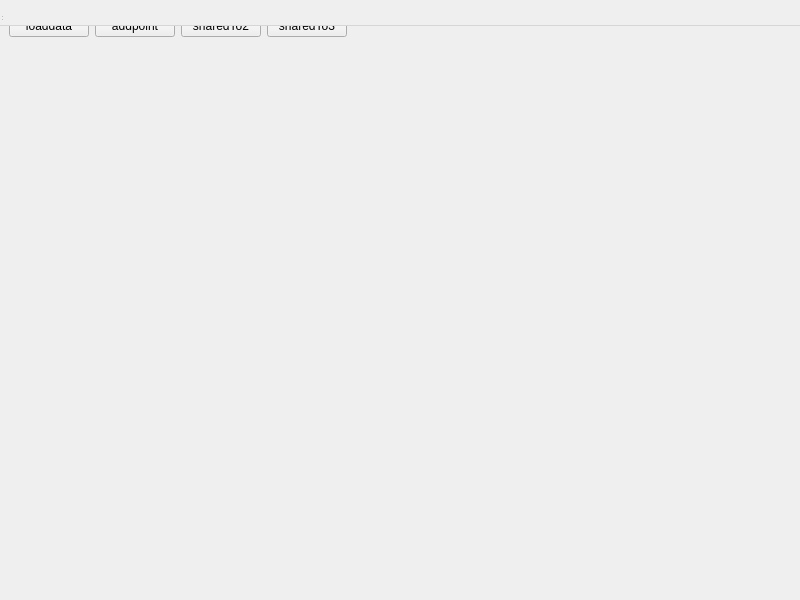
<?xml version="1.0" encoding="UTF-8"?>
<ui version="4.0">
 <class>MainWindow</class>
 <widget class="QWidget" name="MainWindow">
  <property name="geometry">
   <rect>
    <x>0</x>
    <y>0</y>
    <width>800</width>
    <height>600</height>
   </rect>
  </property>
  <property name="windowTitle">
   <string>MainWindow</string>
  </property>
  <widget class="QWidget" name="centralwidget">
   <layout class="QVBoxLayout" name="verticalLayout" stretch="10,1">
    <item>
     <widget class="QWidget" name="widget" native="true"/>
    </item>
    <item>
     <widget class="QWidget" name="widget_2" native="true">
      <layout class="QHBoxLayout" name="horizontalLayout">
       <item>
        <widget class="QPushButton" name="pushButton_loaddata">
         <property name="text">
          <string>loaddata</string>
         </property>
        </widget>
       </item>
       <item>
        <widget class="QPushButton" name="pushButton_addpoint">
         <property name="text">
          <string>addpoint</string>
         </property>
        </widget>
       </item>
       <item>
        <widget class="QPushButton" name="pushButton_sharedTo2">
         <property name="text">
          <string>sharedTo2</string>
         </property>
        </widget>
       </item>
       <item>
        <widget class="QPushButton" name="pushButton_sharedTo3">
         <property name="text">
          <string>sharedTo3</string>
         </property>
        </widget>
       </item>
       <item>
        <spacer name="horizontalSpacer">
         <property name="orientation">
          <enum>Qt::Horizontal</enum>
         </property>
         <property name="sizeHint" stdset="0">
          <size>
           <width>675</width>
           <height>20</height>
          </size>
         </property>
        </spacer>
       </item>
      </layout>
     </widget>
    </item>
   </layout>
  </widget>
  <widget class="QMenuBar" name="menubar">
   <property name="geometry">
    <rect>
     <x>0</x>
     <y>0</y>
     <width>800</width>
     <height>26</height>
    </rect>
   </property>
  </widget>
  <widget class="QStatusBar" name="statusbar"/>
 </widget>
 <resources/>
 <connections/>
</ui>
